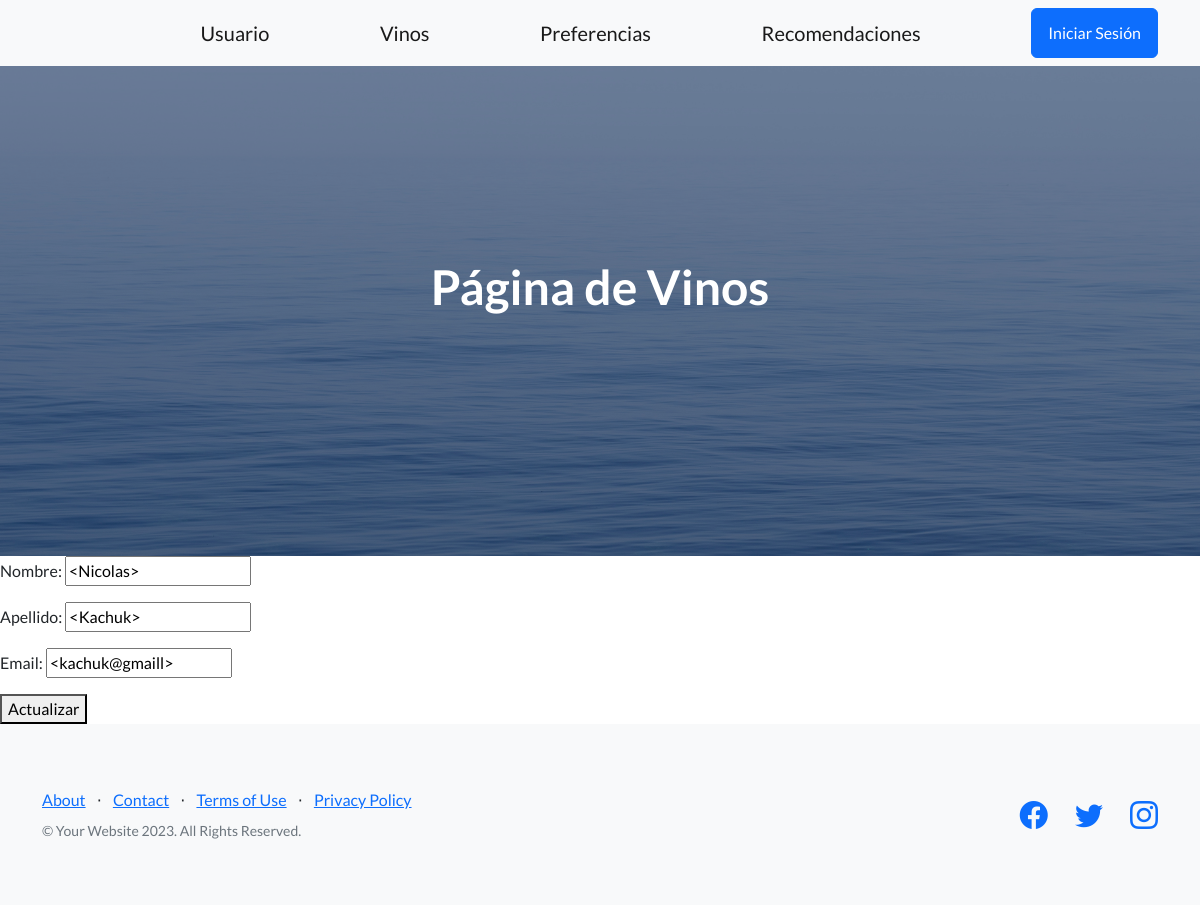
Page /app_vinos/editar-usuario/1 on the committed database.
### app_vinos/models.py (models this page shows, shortened)
class Usuario(models.Model):
    nombre = models.CharField(max_length=100)
    apellido = models.CharField(max_length=100)
    email = models.EmailField()
    class Meta():
        verbose_name = 'Usuarios'
        verbose_name_plural = 'Mis usuarios'
        ordering = ('nombre',)

### app_vinos/views.py (the view)
# urls.py: path('editar-usuario/<int:id>', editar_usuario, name="EditarUsuario"),
def editar_usuario(req, id):
    usuario = Usuario.objects.get(id=id)
    if req.method == 'POST':
        mi_formulario = UsuarioFormulario(req.POST)
        if mi_formulario.is_valid():
            data = mi_formulario.cleaned_data
            usuario.nombre = data['nombre']
            usuario.apellido = data['apellido']
            usuario.email = data['email']
            usuario.save()
            return HttpResponseRedirect('/app_vinos')
        else:
            return render(req, "usuario_formulario.html", {"mi_formulario": mi_formulario})
    else:
        mi_formulario = UsuarioFormulario(initial={
            "nombre": usuario.nombre,
            "apellido": usuario.apellido,
            "email": usuario.email,
        })
        return render(req, "editar_usuario.html", {"mi_formulario": mi_formulario, "id": usuario.id})

### app_vinos/forms.py
class UsuarioFormulario(forms.ModelForm):
    class Meta:
        model = Usuario
        fields = ('__all__')
        widgets = {
            'nombre': forms.TextInput(
                attrs = {
                    'placeholder': 'usuario...',
                    "class": "input-usuario-nombre"
                }
            )
        }

### app_vinos/templates/editar_usuario.html
{% extends 'padre.html' %}
{% block ContenidoQueCambia %}
    <form action="{% url 'EditarUsuario' id %}" method="post"> {% csrf_token %}
        {{mi_formulario.as_p}}
        <button type="submit">Actualizar</button>
    </form>
{% endblock ContenidoQueCambia %}

### rows in the picture
Usuario: nombre "<Nicolas>", apellido "<Kachuk>", email "<kachuk@gmaill>"
